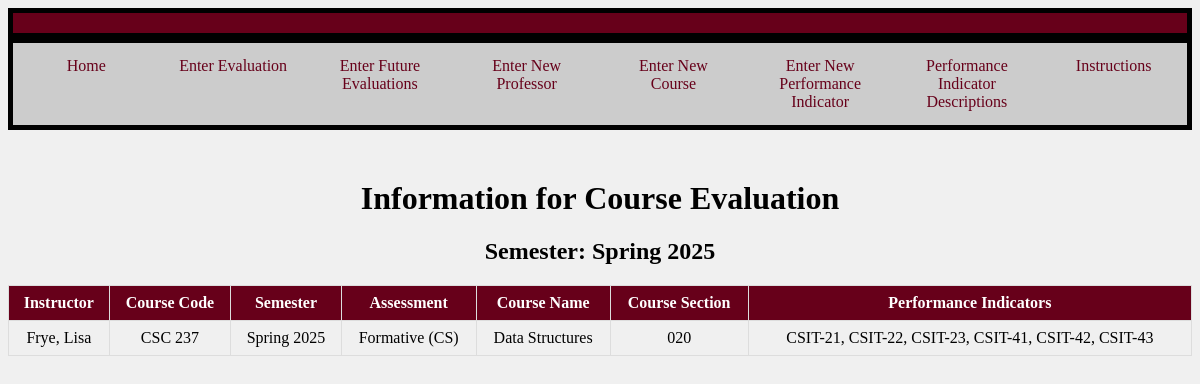
Screenshot of /fullSemester.php?semester=Spring 2025 with the database file from the repository.
### tables this page shows
CREATE TABLE "EVAL" (
	"ID"	INTEGER,
	"Instructor"	TEXT,
	"CourseCode"	TEXT,
	"Semester"	TEXT,
	"Assessment"	TEXT,
	"CourseName"	TEXT,
	"CourseSection"	TEXT,
	"PerformanceIndicator"	TEXT,
	PRIMARY KEY("ID" AUTOINCREMENT)
);

### fullSemester.php (the view, shortened to what this page needs)
<?php
try {
    $db = new PDO('sqlite:CSC355.db');
}
catch (Exception $exc){
    echo 'Exception: Cannot connect to the database: ', $exc->getMessage(), "\n";
}
if((isset($_GET['semester']) && isset( $_GET['code']) && isset($_GET['sec']))){
    $semester = $_GET['semester'];
    $code = $_GET['code'];
    $sec = $_GET['sec'];
    $stmt = $db->prepare("SELECT * FROM EVAL WHERE SEMESTER = :semester AND CourseCode = :code AND CourseSection = :sec");
    $stmt->bindParam(':semester', $semester);
    $stmt->bindParam(':code', $code);
    $stmt->bindParam(':sec', $sec);
    $stmt->execute();
    $perfObjective = [];
    while ($row = $stmt->fetch(PDO::FETCH_ASSOC)) {
        $perfObjective[] = $row['PerformanceIndicator'];
    }
    $separateValues = [];
    foreach ($perfObjective as $string){
        $values = explode(',', $string);
        foreach ($values as $value){
            $separateValues[] = $value;
        }
    }
    $stmt2 = $db->prepare("SELECT * FROM EVAL WHERE SEMESTER = :semester AND CourseCode = :code AND CourseSection = :sec");
    $stmt2->bindParam(':semester', $semester);
    $stmt2->bindParam(':code', $code);
    $stmt2->bindParam(':sec', $sec);
    $stmt2->execute();
    echo "<div class='header'></div>
    <div class='navigation'>
        <ul>
            <li><a href='https://unixweb.kutztown.edu/~dclea255/CourseEvaluator/home.php'>Home</a></li>
            <li><a href='https://unixweb.kutztown.edu/~dclea255/CourseEvaluator/Prototype1.php'>Enter Evaluation</a></li>
            <li><a href='#'>Enter Future Evaluations</a></li>
            <li><a href='https://unixweb.kutztown.edu/~dclea255/CourseEvaluator/enterProf.php'>Enter New Professor</a></li>
            <li><a href='#'>Enter New Course</a></li>
            <li><a href='#'>Enter New Performance Indicator</a></li>
            <li><a href='#'>Performance Indicator Descriptions</a></li>
            <li><a href='https://unixweb.kutztown.edu/~irove/instructions.php'>Instructions</a></li>
        </ul>
    </div>";
    echo "<h1 style = 'text-align: center;'>Information for Course Evaluation</h1>";
    echo "<h2 style = 'text-align: center;'>Semester: $semester</h2>";
    echo "<h2 style = 'text-align: center;'>Course Code: $code</h2>";
    echo "<div class='table1'>";
    echo "<table border='1'>
            <tr>
                <th>Instructor</th>
                <th>Course Code</th>
                <th>Semester</th>
                <th>Assessment</th>
                <th>Course Name</th>
                <th>Course Section</th>
            </tr>";
    while ($row = $stmt2->fetch(PDO::FETCH_ASSOC)) {
        echo "<tr>";
            echo "<td>" . $row['Instructor'] . "</td>";
            echo "<td>" . $row['CourseCode'] . "</td>";
            echo "<td>" . $row['Semester'] . "</td>";
            echo "<td>" . $row['Assessment'] . "</td>";
            echo "<td>" . $row['CourseName'] . "</td>";
            echo "<td>" . $row['CourseSection'] . "</td>";
            echo "</tr>";
    }
echo "</table>";
echo "</div>";
$stmt3 = $db->prepare("SELECT StudentNumbers, Major, EvaluationScore FROM StudentTable WHERE ID = (SELECT ID FROM EVAL WHERE SEMESTER = :semester AND CourseCode = :code AND CourseSection = :sec)");
$stmt3->bindParam(':semester', $semester);
$stmt3->bindParam(':code', $code);
$stmt3->bindParam(':sec', $sec);
$stmt3->execute();
$studentEvaluations = [];
while ($row = $stmt3->fetch(PDO::FETCH_ASSOC)) {
    $studentNumber = $row['StudentNumbers'];
    $major = $row['Major'];
    $evaluationScores = explode(',', $row['EvaluationScore']);
    $combinedScores = array_combine($separateValues, $evaluationScores);
    $studentEvaluations[] = [
        'studentNumber' => $studentNumber,
        'major' => $major,
        'scores' => $combinedScores
    ];
}
echo "<div>";
echo "<table border='1'>
        <tr>
            <th>Student Number</th>
            <th>Major</th>";
            foreach ($separateValues as $header){
                echo "<th>$header</th>";
            }
        echo "</tr>";
foreach ($studentEvaluations as $student) {
    echo "<tr>";
        echo "<td>" . $student['studentNumber'] . "</td>";
        echo "<td>" . $student['major'] . "</td>";
        foreach ($separateValues as $indicator) {
            echo "<td>" . $student['scores'][$indicator] . "</td>";
        }
        echo "</tr>";
}
echo "</table>";
echo "</div>";
}
elseif (isset($_GET['semester'])) {
    $semester = $_GET['semester'];
    $stmt = $db->prepare("SELECT * FROM EVAL WHERE SEMESTER = :semester");
    $stmt->bindParam(':semester', $semester);
    $stmt->execute();
    echo "<div class='header'></div>
    <div class='navigation'>
        <ul>
            <li><a href='https://unixweb.kutztown.edu/~dclea255/CourseEvaluator/home.php'>Home</a></li>
            <li><a href='https://unixweb.kutztown.edu/~dclea255/CourseEvaluator/Prototype1.php'>Enter Evaluation</a></li>
            <li><a href='#'>Enter Future Evaluations</a></li>
            <li><a href='https://unixweb.kutztown.edu/~dclea255/CourseEvaluator/enterProf.php'>Enter New Professor</a></li>
            <li><a href='https://unixweb.kutztown.edu/~dclea255/CourseEvaluator/enterCourse.php'>Enter New Course</a></li>
            <li><a href='https://unixweb.kutztown.edu/~dclea255/CourseEvaluator/enterIndicator.php'>Enter New Performance Indicator</a></li>
            <li><a href='#'>Performance Indicator Descriptions</a></li>
            <li><a href='https://unixweb.kutztown.edu/~irove/instructions.php'>Instructions</a></li>
        </ul>
    </div>";
    echo "<h1 style = 'text-align: center;'>Information for Course Evaluation</h1>";
    echo "<h2 style = 'text-align: center;'>Semester: $semester</h2>";
    echo "<table border='1'>
                <tr>
                    <th>Instructor</th>
                    <th>Course Code</th>
                    <th>Semester</th>
                    <th>Assessment</th>
                    <th>Course Name</th>
                    <th>Course Section</th>
                    <th>Performance Indicators</th>
                </tr>";
    while ($row = $stmt->fetch(PDO::FETCH_ASSOC)) {
        echo "<tr>";
            echo "<td>" . $row['Instructor'] . "</td>";
            echo "<td>" . $row['CourseCode'] . "</td>";
            echo "<td>" . $row['Semester'] . "</td>";
            echo "<td>" . $row['Assessment'] . "</td>";
            echo "<td>" . $row['CourseName'] . "</td>";
            echo "<td>" . $row['CourseSection'] . "</td>";
            echo "<td>". $row["PerformanceIndicator"] . "</td>";
            echo "</tr>";
    }
    echo "</table>";
}
?>
<!DOCTYPE html>
<html lang="en">
<head>
</head>
<body>
</body>
</html>

### fullSemester.php (style rules this page uses)
table { width: 100%; margin: 0 auto; border-collapse: collapse; }
td { padding: 20px; border: 1px solid black; text-align: center; }
.navigation { display: flex; justify-content: space-between; background-color: #ccc; overflow: hidden; width: 100%; margin-bottom: 50px; }
.navigation ul { margin: 0; padding: 0; list-style-type: none; overflow: hidden; display: flex; justify-content: space-between; width: 100%; border: 5px solid black; }
.navigation li { width: 25%; }
.navigation li a { display: block; color: #67001a; text-align: center; padding: 14px 16px; text-decoration: none; }
th, td { border: 1px solid #ddd; padding: 8px; text-align: center; }
th { background-color: #67001a; color: white; }
.header { background-color: #67001a; color: white; padding: 10px 0; text-align: center; border: 5px solid black; }
body { background-color: #f0f0f0; }

### rows the page displays
eval: Instructor "Frye, Lisa", CourseCode "CSC 237", Semester "Spring 2025", Assessment "Formative (CS)", CourseName "Data Structures", CourseSection "020", PerformanceIndicator "CSIT-21, CSIT-22, CSIT-23, CSIT-41, CSIT-42, CSIT-43"

### other values shown
$semester "Spring 2025"
